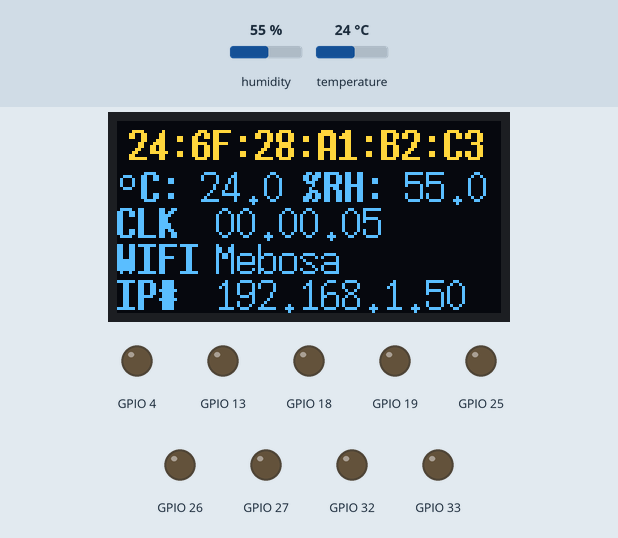
Recording of a sketch running on a simulated ESP32. On the bench: 128×64 one-colour display, output pins drawn as LEDs (lit = HIGH). Inputs (shaded band) come from the test bench; at power-on: humidity 55 %, temperature 24 °C. The OLED is the two-colour kind (top 16 rows yellow); WiFi joins after 1.5 s; servers stay silent unless stated; a WiFi scan finds three made-up networks; what the sketch prints to the serial monitor is not drawn.

Above: at 7.6 s.
7.7 s: humidity set to 22 %
At 12.4 s:
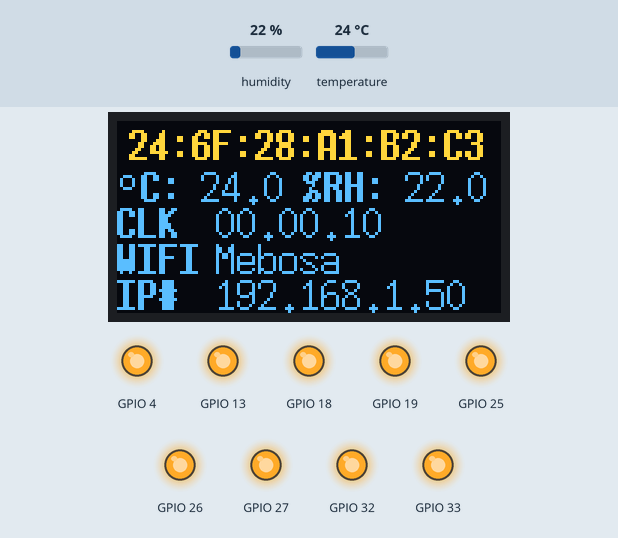
16.5 s: temperature set to 12 °C
At 22.4 s:
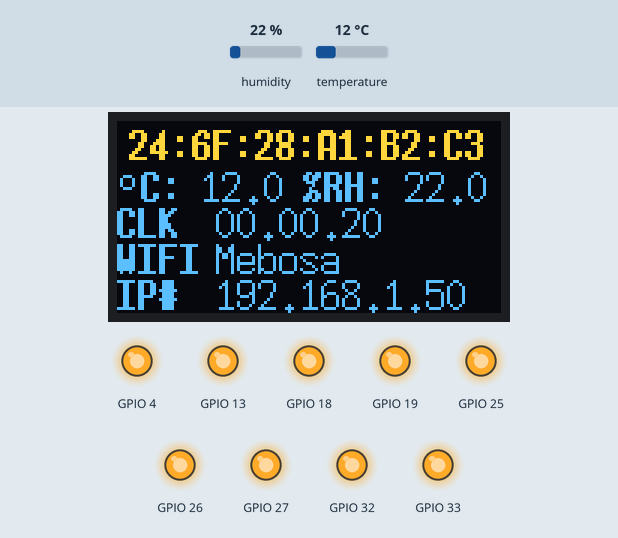
26.5 s: humidity set to 40 %
At 32.4 s:
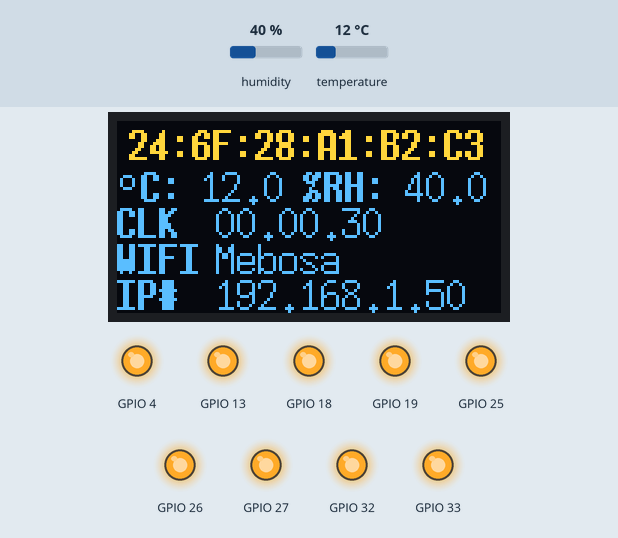
36.5 s: temperature set to 19 °C
At 42.4 s:
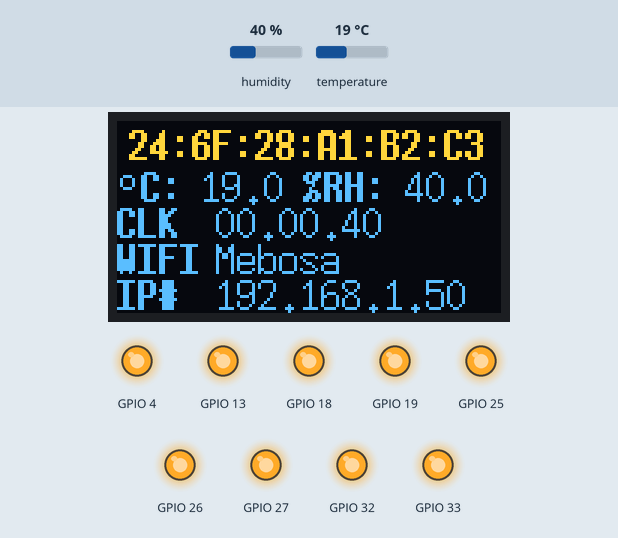
Timing chart, 0 to 46.5 s (numbered marks = the images above; inputs shaded):
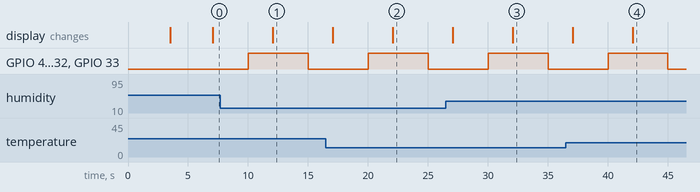

The sketch:

192_168_5_101.ino
```cpp
//DEVICE https://tr.aliexpress.com/item/1005006269242344.html?spm=a2g0o.order_list.order_list_main.5.50923d12h0gi9A&gatewayAdapt=glo2tur
/*ESP WROOM 32
GPIO	Input	Output	Notes
0	pulled up	OK	outputs PWM signal at boot, must be LOW to enter flashing mode
1	TX pin	OK	debug output at boot
2	OK	OK	connected to on-board LED, must be left floating or LOW to enter flashing mode
3	OK	RX pin	HIGH at boot
4	OK	OK
5	OK	OK	outputs PWM signal at boot, strapping pin
6	x	x	connected to the integrated SPI flash
7	x	x	connected to the integrated SPI flash
8	x	x	connected to the integrated SPI flash
9	x	x	connected to the integrated SPI flash
10	x	x	connected to the integrated SPI flash
11	x	x	connected to the integrated SPI flash
12	OK	OK	boot fails if pulled high, strapping pin
13	OK	OK
14	OK	OK	outputs PWM signal at boot
15	OK	OK	outputs PWM signal at boot, strapping pin
16	OK	OK
17	OK	OK
18	OK	OK
19	OK	OK
21	OK	OK
22	OK	OK
23	OK	OK
25	OK	OK
26	OK	OK
27	OK	OK
32	OK	OK
33	OK	OK
34	OK		input only
35	OK		input only
36	OK		input only
39	OK		input only
*/


bool toggleTrue = true;


//ARDUINO.IMPORT
#include <Arduino.h>

//WIFI.IMPORT
#include <WiFi.h>
#include <WiFiMulti.h>
#include <esp_wifi.h>
//#include "AsyncTCP.h"//https://github.com/me-no-dev/AsyncTCP/archive/master.zip
#include <ESPAsyncWebServer.h>  // https://github.com/me-no-dev/ESPAsyncWebServer/archive/master.zip

//IMPORT.DHT
#include <Adafruit_Sensor.h>
#include <DHT.h>

//IMPORT.DISPLAY
#include <Arduino.h>
#include <Wire.h>
#include <U8g2lib.h>

//GLOBAL.ARDUINO
bool arduino_serial_enable = false;
bool arduino_serial_verbose = false;
long arduino_serial_frequency = 115200;
unsigned long arduino_loop_begin_ms = 0;
unsigned long arduino_loop_prev_ms = 0;
unsigned long arduino_loop_interval_ms = 5000;
String arduino_readable_clock;
unsigned long arduino_readable_clock_offset_millis = 0;
String arduino_loop_readable_clock() {
  String readableTime;
  unsigned long currentMillis;
  unsigned long seconds;
  unsigned long minutes;
  unsigned long hours;
  unsigned long days;
  currentMillis = arduino_loop_begin_ms + arduino_readable_clock_offset_millis;
  seconds = currentMillis / 1000;
  minutes = seconds / 60;
  hours = minutes / 60;
  days = hours / 24;
  currentMillis %= 1000;
  seconds %= 60;
  minutes %= 60;
  hours %= 24;
  if (days > 1) {
    esp_restart();
  }
  if (hours < 10) {
    readableTime += "0";
  }
  readableTime += String(hours) + ".";
  if (minutes < 10) {
    readableTime += "0";
  }
  readableTime += String(minutes) + ".";

  if (seconds < 10) {
    readableTime += "0";
  }
  readableTime += String(seconds);
  return readableTime;
}
void arduino_setup() {
  delay(2000);
  if (!arduino_serial_enable) {
    return;
  }
  Serial.begin(arduino_serial_frequency);
  if (arduino_serial_enable) Serial.println(F("."));
  if (arduino_serial_enable) Serial.println(F("."));
  if (arduino_serial_enable) Serial.println(F("warm-up begin..."));
  delay(500);
  Serial.println(F("arduino_setup.begin"));
  Serial.print(F("arduino_setup.frequency="));
  Serial.println(arduino_serial_frequency);
  Serial.println(F("arduino_setup.end"));
}
bool arduino_loop_begin() {
  arduino_loop_begin_ms = millis();
  if (arduino_loop_prev_ms > arduino_loop_begin_ms) {
    arduino_loop_prev_ms = arduino_loop_begin_ms;
    return false;
  }
  arduino_readable_clock = arduino_loop_readable_clock();
  if (arduino_loop_begin_ms - arduino_loop_prev_ms < arduino_loop_interval_ms) {
    return false;
  }
  if (arduino_serial_enable && arduino_serial_verbose) Serial.println(F("arduino_loop_begin.begin"));
  if (arduino_serial_enable) Serial.print(F("Clock: "));
  if (arduino_serial_enable) Serial.println(arduino_readable_clock);
  if (arduino_serial_enable && arduino_serial_verbose) Serial.println(F("arduino_loop_begin.end"));
  return true;
}
void arduino_loop_end() {
  if (arduino_serial_enable && arduino_serial_verbose) Serial.println(F("arduino_loop_end.begin"));
  arduino_loop_prev_ms = arduino_loop_begin_ms;
  if (arduino_serial_enable && arduino_serial_verbose) Serial.println(F("arduino_loop_end.end"));
}

//GLOBAL.DHT
bool dht_enable = true;
bool dht_verbose = false;
#define DHTPIN 23      //esp8266 5 4 0 2 15, 16 14 12 13 | esp32: 23, 21, 27...
#define DHTTYPE DHT22  // DHT 22 (AM2302)
//#define DHTTYPE    DHT21     // DHT 21 (AM2301)
DHT dht(DHTPIN, DHTTYPE);
float dht_t_flt = 0.0;  //last temperature
float dht_h_flt = 0.0;  //last humidity
char dht_t_chr[8];
char dht_h_chr[8];
void dht_setup() {
  dtostrf(dht_t_flt, 5, 1, dht_t_chr);
  dtostrf(dht_h_flt, 5, 1, dht_h_chr);
  if (!dht_enable) {
    if (arduino_serial_enable) Serial.println(F("dht_setup.disabled!"));
    return;
  }
  if (arduino_serial_enable) Serial.println(F("dht_setup.begin"));
  dht.begin();
  if (arduino_serial_enable) Serial.println(F("dht_setup.end"));
}
void dht_loop() {
  if (!dht_enable) {
    if (arduino_serial_enable && dht_verbose) Serial.println(F("dht_loop.disabled!"));
    return;
  }
  if (arduino_serial_enable && dht_verbose) Serial.println(F("dht_loop.begin"));
  float newT = dht.readTemperature();
  float newH = dht.readHumidity();
  //newT = 100;
  //newH = 100;
  if (isnan(newT) || isnan(newH)) {
    dht_t_flt = 0.0;
    dht_h_flt = 0.0;
  } else {
    dht_t_flt = newT;
    dht_h_flt = newH;
  }
  dtostrf(dht_t_flt, 5, 1, dht_t_chr);
  dtostrf(dht_h_flt, 5, 1, dht_h_chr);
  if (arduino_serial_enable) Serial.print(F("Sic: "));
  if (arduino_serial_enable) Serial.println(dht_t_chr);
  if (arduino_serial_enable) Serial.print(F("Nem: "));
  if (arduino_serial_enable) Serial.println(dht_h_chr);
  if (arduino_serial_enable && dht_verbose) Serial.println(F("dht_loop.end"));
}

//GLOBAL.DISPLAY
bool display_enable = true;
bool display_verbose = false;
//D21 GPIO21 - SDA
//D22 GPIO22 - SCL
U8G2_SSD1306_128X64_NONAME_F_SW_I2C
u8g2(U8G2_R0, /*clock*/ 22, /*data*/ 21, U8X8_PIN_NONE);
void display_setup() {
  if (!display_enable) {
    if (arduino_serial_enable) Serial.println(F("display_setup.disabled!"));
    return;
  }
  if (arduino_serial_enable) Serial.println(F("display_setup.begin"));
  u8g2.begin();
  u8g2.setFont(u8g2_font_7x14B_tr);  //u8g2_font_unifont_t_chinese2 | u8g2_font_7x14B_tr
  //u8g2.enableUTF8Print();
  //u8g2.drawUTF8(0, 13, "Sic");
  if (arduino_serial_enable) Serial.println(F("display_setup.end"));
}
void display_loop_begin() {
  if (!display_enable) {
    if (arduino_serial_enable && display_verbose) Serial.println(F("display_loop_begin.disabled!"));
    return;
  }
  if (arduino_serial_enable && display_verbose) Serial.println(F("display_loop_begin.begin"));
  u8g2.clearBuffer();
  if (arduino_serial_enable && display_verbose) Serial.println(F("display_loop_begin.end"));
}
void display_loop_end() {
  if (!display_enable) {
    if (arduino_serial_enable && display_verbose) Serial.println(F("display_loop_end.disabled!"));
    return;
  }
  if (arduino_serial_enable && display_verbose) Serial.println(F("display_loop_end.begin"));
  u8g2.sendBuffer();
  if (arduino_serial_enable && display_verbose) Serial.println(F("display_loop_end.end"));
}

//GLOBAL.WIFI
bool wifi_enable = true;
bool wifi_verbose = false;
//uint8_t wifi_mac_custom[] = { 0xDE, 0xAD, 0xBE, 0xEF, 0xFE, 0xED };
uint8_t wifi_mac_custom[] = { 0xC0, 0xA8, 0x05, 0x01, 0x00, 0x01 };  //192.168.5.101
const uint32_t wifi_loop_interval_ms = 10000;
String wifi_ip_current;
String wifi_ssid_current;
//String wifi_rssi_current;
String wifi_setup_mac;
WiFiMulti wifiMulti;
AsyncWebServer server(80);
//IPAddress local_IP(192, 168, 1, 184);
//IPAddress gateway(192, 168, 1, 1);
//IPAddress subnet(255, 255, 0, 0);
//IPAddress primaryDNS(8, 8, 8, 8);   // optional
//IPAddress secondaryDNS(8, 8, 4, 4); // optional
String mac2String(byte ar[]) {
  String s;
  for (byte i = 0; i < 6; ++i) {
    char buf[3];
    sprintf(buf, "%02X", ar[i]);  // J-M-L: slight modification, added the 0 in the format for padding
    s += buf;
    if (i < 5) s += ':';
  }
  return s;
}
String wifi_mac_custom_str = mac2String(wifi_mac_custom);
const char index_html[] PROGMEM = R"rawliteral(
<!DOCTYPE HTML><html>
<head>
  <meta name="viewport" content="width=device-width, initial-scale=1">
  <link rel="stylesheet" href="https://use.fontawesome.com/releases/v5.7.2/css/all.css" integrity="sha384-fnmOCqbTlWIlj8LyTjo7mOUStjsKC4pOpQbqyi7RrhN7udi9RwhKkMHpvLbHG9Sr" crossorigin="anonymous">
</head>
<body>
  <p>
    <i class="fas fa-thermometer-half" style="color:#059e8a;"></i>
    <span class="dht-labels">Sic</span>
    <span id="temperature">%TMP%</span>
    <sup class="units">&deg;C</sup>
  </p>
  <p>
    <i class="fas fa-tint" style="color:#00add6;"></i>
    <span class="dht-labels">Nem</span>
    <span id="humidity">%HUM%</span>
    <sup class="units">&percnt;</sup>
  </p>
  <p>
    <i class="fas fa-tv" style="color:#03128a;"></i>
    <span class="dht-labels">SN#</span>
    <span id="ip">%MAC%</span>
  </p>
  <p>
    <i class="fas fa-clock" style="color:#000000;"></i>
    <span class="dht-labels">CLK</span>
    <span id="clock">%CLK%</span>
  </p>
  <p>
    <i class="fas fa-wifi" style="color:#000000;"></i>
    <span class="dht-labels">WIFI</span>
    <span id="clock">%SSID%</span>
  </p>
  <p>
    <i class="fas fa-paperclip" style="color:#05228a;"></i>
    <span class="dht-labels">IP#</span>
    <span id="device">%IP%</span>
  </p>
  <p>
    <i class="fas fa-mobile-retro" style="color:#05228a;"></i>
    <span class="dht-labels">OUT</span>
    <span id="out">%OTP%</span>
  </p>
<script>
setInterval(function ( ) {
  var xhttp = new XMLHttpRequest();
  xhttp.onreadystatechange = function() {
    if (this.readyState == 4 && this.status == 200) {
      document.getElementById("temperature").innerHTML = this.responseText;
    }
  };
  xhttp.open("GET", "/t", true);
  xhttp.send();
}, 10000 ) ;

setInterval(function ( ) {
  var xhttp = new XMLHttpRequest();
  xhttp.onreadystatechange = function() {
    if (this.readyState == 4 && this.status == 200) {
      document.getElementById("humidity").innerHTML = this.responseText;
    }
  };
  xhttp.open("GET", "/h", true);
  xhttp.send();
}, 10000 ) ;

setInterval(function ( ) {
  var xhttp = new XMLHttpRequest();
  xhttp.onreadystatechange = function() {
    if (this.readyState == 4 && this.status == 200) {
      document.getElementById("clock").innerHTML = this.responseText;
    }
  };
  xhttp.open("GET", "/c", true);
  xhttp.send();
}, 10000 ) ;
setInterval(function ( ) {
  var xhttp = new XMLHttpRequest();
  xhttp.onreadystatechange = function() {
    if (this.readyState == 4 && this.status == 200) {
      document.getElementById("out").innerHTML = this.responseText;
    }
  };
  xhttp.open("GET", "/c", true);
  xhttp.send();
}, 5000 ) ;
</script>
</body>
</html>)rawliteral";
String index_html_processor(const String& var) {
  if (var == "IP") {
    return wifi_ip_current;
  }
  if (var == "MAC") {
    return wifi_setup_mac;
  }
  if (var == "TMP") {
    return String(dht_t_chr);
  }
  if (var == "HUM") {
    return String(dht_h_chr);
  }
  if (var == "SSID") {
    return String(wifi_ssid_current);
  }
  if (var == "CLK") {
    return arduino_readable_clock;
  }
  if (var == "OTP") {
    String s = "";
    s += F(" TG:") + String(toggleTrue);
    s += F(" 04:") + String(digitalRead(4));
    s += F(" 13:") + String(digitalRead(13));
    s += F(" 18:") + String(digitalRead(18));
    s += F(" 19:") + String(digitalRead(19));
    //s += F(" 21:") + String(digitalRead(21));//SDA
    //s += F(" 22:") + String(digitalRead(22));//SCL
    //s += " 23:" + String(digitalRead(23));DHT
    s += F(" 25:") + String(digitalRead(25));
    s += F(" 27:") + String(digitalRead(27));
    s += F(" 32:") + String(digitalRead(32));
    s += F(" 33:") + String(digitalRead(33));
    return s;
  }
  return String();
}
String wifi_ipaddress_2_str(const IPAddress& ipAddress) {
  return String(ipAddress[0]) + String(".") + String(ipAddress[1]) + String(".") + String(ipAddress[2]) + String(".") + String(ipAddress[3]);
}
bool wifi_connected = false;
void _wifi_global_clear() {
  wifi_connected = false;
  wifi_ssid_current = String(F("not connected!"));
  //  wifi_rssi_current = String(F("not connected!"));
  wifi_ip_current = String(F("not connected!"));
}
void _wifi_global_load() {
  wifi_connected = true;
  wifi_setup_mac = WiFi.macAddress();
  wifi_ssid_current = String(WiFi.SSID());
  //  wifi_rssi_current = String(WiFi.RSSI());
  wifi_ip_current = wifi_ipaddress_2_str(WiFi.localIP());
  if (arduino_serial_enable) Serial.print(F("_wifi_global_load: "));
  if (arduino_serial_enable) Serial.print(wifi_ssid_current);
  //  if (arduino_serial_enable) Serial.print(F(" | "));
  //  if (arduino_serial_enable) Serial.print(wifi_rssi_current);
  if (arduino_serial_enable) Serial.print(F(" | "));
  if (arduino_serial_enable) Serial.print(wifi_setup_mac);
  if (arduino_serial_enable) Serial.print(F(" | "));
  if (arduino_serial_enable) Serial.print(wifi_ip_current);
  if (arduino_serial_enable) Serial.println();
}
void wifi_setup() {
  if (arduino_serial_enable) Serial.println(F("wifi_setup.connecting.init"));
  _wifi_global_clear();
  if (!wifi_enable) {
    if (arduino_serial_enable) Serial.println(F("wifi_setup.disabled!"));
    return;
  }
  if (arduino_serial_enable) Serial.println(F("wifi_setup.begin"));
  WiFi.mode(WIFI_STA);
  esp_wifi_set_mac(WIFI_IF_STA, wifi_mac_custom);
  wifiMulti.addAP("Mebosa", "Bugun19112018");
  wifiMulti.addAP("Mesametal", "DateIs01062015");
  wifiMulti.addAP("MesaMetalWF", "DateIs01062015");
  Serial.println(F("wifi_setup.connecting..."));
  if (wifiMulti.run() == WL_CONNECTED) {
    _wifi_global_load();
  } else {
    if (arduino_serial_enable) Serial.println("wifi_setup.connecting.failed");
    _wifi_global_clear();
  }
  if (arduino_serial_enable) Serial.println(F("wifi_setup.end"));
}
bool _wifi_warmup() {
  if (arduino_serial_enable) Serial.println("wifi_warmup.scaning...");
  int n = WiFi.scanNetworks();
  if (arduino_serial_enable) Serial.println("wifi_warmup.scan done");
  if (n == 0) {
    if (arduino_serial_enable) Serial.println("wifi_warmup.no networks found");
  } else {
    if (arduino_serial_enable) Serial.print("wifi_warmup.");
    if (arduino_serial_enable) Serial.print(n);
    if (arduino_serial_enable) Serial.println(" networks found");
    for (int i = 0; i < n; ++i) {
      if (arduino_serial_enable) Serial.print("wifi_warmup.itm[");
      if (arduino_serial_enable) Serial.print(i);
      if (arduino_serial_enable) Serial.print("]: ");
      if (arduino_serial_enable) Serial.print(WiFi.SSID(i));
      if (arduino_serial_enable) Serial.println();
      delay(10);
    }
  }
  if (wifiMulti.run(wifi_loop_interval_ms) != WL_CONNECTED) {
    if (arduino_serial_enable) Serial.println("wifi_warmup.connecting.failed");
    _wifi_global_clear();
    delay(1000);
    return false;
  }
  _wifi_global_load();
  return true;
}
bool wifi_config_done = false;
bool _wifi_config() {
  if (wifi_config_done) {
    return true;
  }
  if (arduino_serial_enable) Serial.println();
  server.on("/", HTTP_GET, [](AsyncWebServerRequest* request) {
    if (arduino_serial_enable) Serial.println(request->url());
    request->send_P(200, "text/html", index_html, index_html_processor);
  });
  server.on("/t", HTTP_GET, [](AsyncWebServerRequest* request) {
    if (arduino_serial_enable) Serial.println(request->url());
    request->send_P(200, "text/plain", dht_t_chr);
  });
  server.on("/h", HTTP_GET, [](AsyncWebServerRequest* request) {
    if (arduino_serial_enable) Serial.println(request->url());
    request->send_P(200, "text/plain", dht_h_chr);
  });
  server.on("/c", HTTP_GET, [](AsyncWebServerRequest* request) {
    if (arduino_serial_enable) Serial.println(request->url());
    int offset_hour_int = 0;
    if (request->hasParam("offset_hour")) {
      String offset_hour_str = request->getParam("offset_hour")->value();
      if (arduino_serial_enable) Serial.println(F("offset_hour_str"));
      if (arduino_serial_enable) Serial.println(offset_hour_str);
      offset_hour_int = offset_hour_str.toInt();
    }
    int offset_min_int = 0;
    if (request->hasParam("offset_min")) {
      String offset_min_str = request->getParam("offset_min")->value();
      if (arduino_serial_enable) Serial.println(F("offset_min_str"));
      if (arduino_serial_enable) Serial.println(offset_min_str);
      offset_min_int = offset_min_str.toInt();
    }
    int offset_sec_int = 0;
    if (request->hasParam("offset_sec")) {
      String offset_sec_str = request->getParam("offset_sec")->value();
      if (arduino_serial_enable) Serial.println(F("offset_sec_str"));
      if (arduino_serial_enable) Serial.println(offset_sec_str);
      offset_sec_int = offset_sec_str.toInt();
    }
    if (arduino_serial_enable) Serial.println(F("arduino_readable_clock_offset_millis (prv)"));
    if (arduino_serial_enable) Serial.println(arduino_readable_clock_offset_millis);
    arduino_readable_clock_offset_millis += offset_sec_int * 1000L + offset_min_int * 60 * 1000L + offset_hour_int * 60 * 60 * 1000L;
    if (arduino_serial_enable) Serial.println(F("arduino_readable_clock_offset_millis (pst)"));
    if (arduino_serial_enable) Serial.println(arduino_readable_clock_offset_millis);
    arduino_readable_clock = arduino_loop_readable_clock();
    request->send_P(200, "text/plain", arduino_readable_clock.c_str());
  });
  server.begin();
  wifi_config_done = true;
  if (arduino_serial_enable) Serial.println(F("wifi_config.end"));
  return true;
}
void wifi_loop() {
  if (!wifi_enable) {
    if (arduino_serial_enable && wifi_verbose) Serial.println(F("wifi_loop.disabled!"));
    return;
  }
  if (!_wifi_warmup()) {
    return;
  }
  _wifi_config();
}

void setup() {
  arduino_setup();
  wifi_setup();
  display_setup();
  dht_setup();
  //VIN GND [13]  12   14  [27] [26] [25] [33] [32] (35) (34)  VN   VP   EN
  //3V3 GND  15   02  [04]  R2   T2   06  [18] [19] [21]  R0   T0  [22] [23]
  // [in/out] (in)
  if (true) {
    digitalWrite(4, LOW);
    pinMode(4, OUTPUT);
    digitalWrite(13, LOW);
    pinMode(13, OUTPUT);
    digitalWrite(18, LOW);
    pinMode(18, OUTPUT);
    digitalWrite(19, LOW);
    pinMode(19, OUTPUT);
    //digitalWrite(21, LOW);//SDA
    //pinMode(21, OUTPUT);
    //digitalWrite(22, LOW);//SCL
    //pinMode(22, OUTPUT);
    //digitalWrite(23, LOW);//DHT
    //pinMode(23, OUTPUT);
    digitalWrite(25, LOW);
    pinMode(25, OUTPUT);
    digitalWrite(26, LOW);
    pinMode(26, OUTPUT);
    digitalWrite(27, LOW);
    pinMode(27, OUTPUT);
    digitalWrite(32, LOW);
    pinMode(32, OUTPUT);
    digitalWrite(33, LOW);
    pinMode(33, OUTPUT);
  }
  if (true) {
    pinMode(34, INPUT);
    pinMode(35, INPUT);
  }
}

void toggleALL() {
  toggleTrue = !toggleTrue;
  digitalWrite(4, toggleTrue ? HIGH : LOW);
  digitalWrite(13, toggleTrue ? HIGH : LOW);
  digitalWrite(18, toggleTrue ? HIGH : LOW);
  digitalWrite(19, toggleTrue ? HIGH : LOW);
  digitalWrite(21, toggleTrue ? HIGH : LOW);
  digitalWrite(22, toggleTrue ? HIGH : LOW);
  //digitalWrite(23, toggleTrue ? HIGH : LOW);
  digitalWrite(25, toggleTrue ? HIGH : LOW);
  digitalWrite(26, toggleTrue ? HIGH : LOW);
  digitalWrite(27, toggleTrue ? HIGH : LOW);
  digitalWrite(32, toggleTrue ? HIGH : LOW);
  digitalWrite(33, toggleTrue ? HIGH : LOW);
}


const char DEGREE_SYMBOL[] = { 0xB0, '\0' };
void loop() {
  if (!arduino_loop_begin()) {
    return;
  }

  toggleALL();

  dht_loop();
  wifi_loop();
  display_loop_begin();
  if (display_enable) {
    //u8g2_font_6x13B_tr | u8g2_font_7x14B_tr | u8g2_font_helvR12_tf
    int y = 13;
    if (wifi_connected) {
      u8g2.setFont(u8g2_font_7x14B_tr);
      u8g2.drawStr(4, y, wifi_setup_mac.c_str());
    } else {
      u8g2.setFont(u8g2_font_7x14B_tr);
      u8g2.drawStr(4, y, wifi_mac_custom_str.c_str());
    }

    int yo = 27;
    int yl = 12;

    y = yo + yl * 0;
    u8g2.setFont(u8g2_font_helvR12_tf);
    u8g2.drawUTF8(0, y + 3, "°");
    u8g2.setFont(u8g2_font_7x14B_tr);
    u8g2.drawStr(8, y, "C:");
    u8g2.setFont(u8g2_font_7x14_tr);
    u8g2.drawStr(21, y, dht_t_chr);
    u8g2.setFont(u8g2_font_7x14B_tr);
    u8g2.drawStr(62, y, "%RH:");
    u8g2.setFont(u8g2_font_7x14_tr);
    u8g2.drawStr(89, y, dht_h_chr);

    y = yo + yl * 1;
    u8g2.setFont(u8g2_font_7x14B_tr);
    u8g2.drawStr(0, y, "CLK");
    u8g2.setFont(u8g2_font_7x14_tr);
    u8g2.drawStr(33, y, arduino_readable_clock.c_str());

    y = yo + yl * 2;
    u8g2.setFont(u8g2_font_7x14B_tr);
    u8g2.drawStr(0, y, "WIFI");
    u8g2.setFont(u8g2_font_7x14_tr);
    u8g2.drawStr(33, y, wifi_ssid_current.c_str());

    y = yo + yl * 3;
    if (wifi_connected) {
      u8g2.setFont(u8g2_font_7x14B_tr);
      u8g2.drawStr(0, y, "IP#");
      u8g2.setFont(u8g2_font_7x14_tr);
      u8g2.drawStr(33, y, wifi_ip_current.c_str());
    } else {
      u8g2.setFont(u8g2_font_7x14B_tr);
      u8g2.drawStr(0, y, "MOD");
      u8g2.setFont(u8g2_font_7x14_tr);
      u8g2.drawStr(33, y, "Calibration");
    }
  }
  display_loop_end();
  arduino_loop_end();
}
```

Measured:
- after the input at 7.7 s, the display: changes after 4.4 s (image 1)
